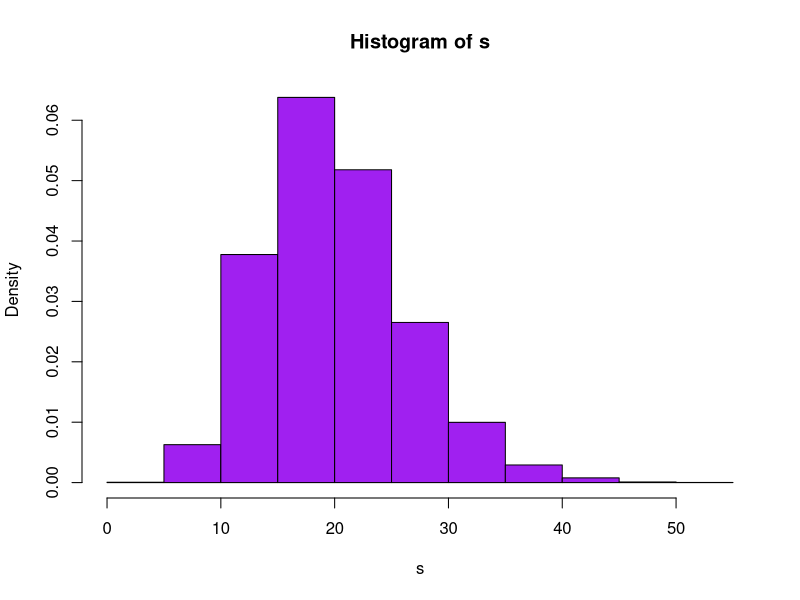

This figure's R source:
#Part a
#ii
#using chi- sqaured to calculate P(7<= S <= 13) n= 20 so E(S) = 20 and var (S) = 40
#cumulative dist
pchisq(13, df = 20, lower.tail = TRUE) - pchisq(7, df = 20, lower.tail = TRUE)


#Part b
#i
x <- rchisq(20, df = 20 )
sum(x)
mean(x)
var(x)

#ii
s <- rchisq(10000, df = 20)
sum(s)
mean(s)
var(s)

#iv plot empirical density histogram of s and compare to theoretical densIty function
hist(s, freq = FALSE, col = "purple")
points(pchisq(10000, df = 20), pch =19, col = "black")
#legend("topleft", ("empirical","theoretical"))









#v
empirical_s <- ecdf(s)
#find the empirical of P(7 <= S <= 13)
empirical_s(13) - empirical_s(7)
#check against theoretical from part a
pchisq(13, df = 20, lower.tail = TRUE) - pchisq(7, df = 20, lower.tail = TRUE)
